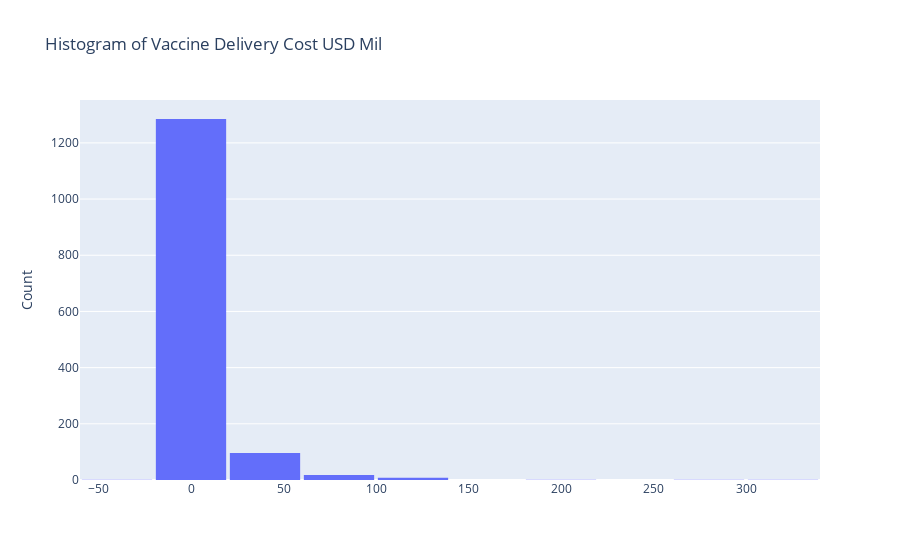

Source (notebook cell):
### Markdown cell above
##### Visualize some of the data to see if there is unexpected data

### Code cell
go.Figure(
    data=[go.Histogram(x=merged_df["Vaccine Delivery Cost USD Mil"], xbins={"start": -60.0, "end": 420.0, "size": 40.0})],
    layout=go.Layout(title="Histogram of Vaccine Delivery Cost USD Mil", yaxis={"title": "Count"}, bargap=0.05),
    )

### Figure 1 — Plotly figure (JSON) as saved in the notebook; plotly's stock layout.template omitted (floating-point values rounded to 4 significant figures; data arrays with more than 128 entries replaced by an {"elided": "..."} marker saying what was removed)
{"data": [{"type": "histogram", "x": {"elided": "2192 float values"}, "xbins": {"end": 420, "size": 40, "start": -60}}], "layout": {"bargap": 0.05, "title": {"text": "Histogram of Vaccine Delivery Cost USD Mil"}, "yaxis": {"title": {"text": "Count"}}}}
